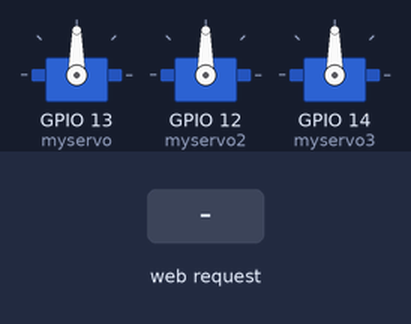
Bench run of a sketch on a simulated ESP32. Parts: 3 × servo. The test bench sets the inputs (shaded band). What the sketch prints to the serial monitor is not drawn.

Above: at 1.2 s.
1.3 s: HTTP request GET /1 received
4.3 s: HTTP request GET /2 received
At 5.5 s:
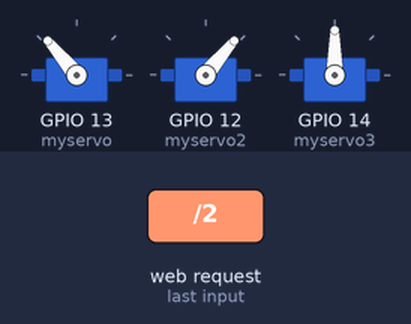
6.5 s: HTTP request GET /3 received
At 9.0 s:
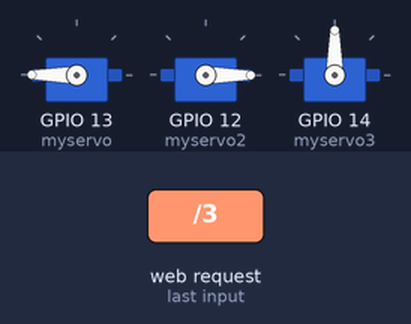
9.5 s: HTTP request GET /5 received
At 10.3 s:
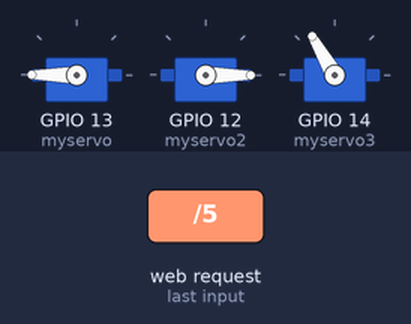
11.4 s: HTTP request GET /7 received
At 13.2 s:
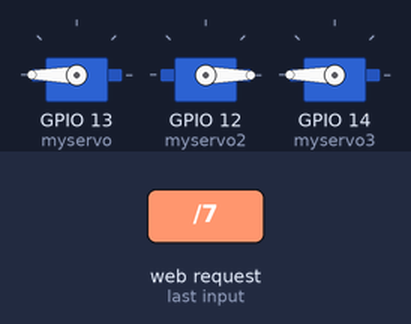
13.8 s: HTTP request GET /8 received
At 16.8 s:
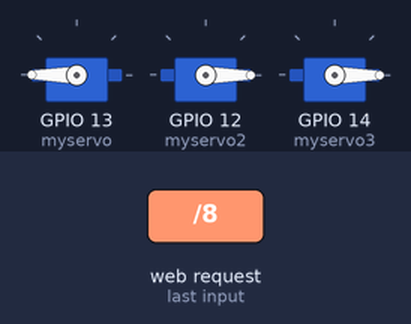
Timing chart, 0 to 17.8 s (numbered marks = the images above; inputs shaded):
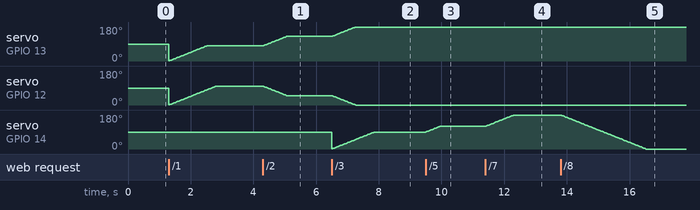

Measured:
- after the input at 4.3 s, servo on GPIO 13 (myservo): moves from 80° to 130° over 0.74 s, starting at once; servo on GPIO 12 (myservo2): moves from 100° to 50° over 0.74 s, starting at once
- after the input at 6.5 s, servo on GPIO 13 (myservo): moves from 130° to 180° over 0.76 s, starting at once; servo on GPIO 12 (myservo2): moves from 50° to 0° over 0.76 s, starting at once
- after the input at 9.5 s, servo on GPIO 14 (myservo3): moves from 90° to 120° over 0.44 s, starting at once
- after the input at 11.4 s, servo on GPIO 14 (myservo3): moves from 120° to 180° over 0.90 s, starting at once
- after the input at 13.8 s, servo on GPIO 14 (myservo3): moves from 180° to 0° over 2.7 s, starting at once

The sketch:

Trail_0deg.ino
```cpp
// Version 4 explanation
// This is the final version! :)
// Here you can check all the gestures and UI code - with it you can control the robot by buttons

#include <WiFi.h>
#include <WiFiClient.h>
#include <WebServer.h>
#include <ESP32Servo.h>

Servo myservo;
Servo myservo2;
Servo myservo3;


int pos = 0;
int pos2 = 0;
int pos3 = 0;
const char* ssid = "TRAY";
const char* password = "123456789";
String state = "off";
WebServer server(80);
int servoDelay = 14; // delay Time for servo movement in milliseconds
int targetPos = 0;
int targetPos2 = 0;
int targetPos3 = 0;
unsigned long lastServoMoveTime = 0;
const int motorSyncDelay = 80;

void setup(void) {
  Serial.begin(115200);

// Connect to Wi-Fi network with SSID and password
  Serial.print("Setting AP (Access Point)…");
  // Remove the password parameter, if you want the AP (Access Point) to be open
  WiFi.softAP(ssid, password);

  IPAddress IP = WiFi.softAPIP();
  Serial.print("AP IP address: ");
  Serial.println(IP);
  server.on("/", handleRoot);

// Original movement - starting from 0 degree
  targetPos = targetPos2 = targetPos3 = 0;

server.on("/1", []() { // Forward
    targetPos = 80;
    targetPos2 = 100;
    Serial.println("1");
    handleRoot();
});

  server.on("/2", []() { // Middle Linear
    targetPos = 130;
    targetPos2 = 50;
    Serial.println("2");
    handleRoot();
  });

  server.on("/3", []() { // Backwards
    targetPos = 190;
    targetPos2 = -10;
    targetPos3 = 90;
    Serial.println("3");
    handleRoot();
});

  server.on("/4", []() { // Left (Short)
    targetPos3 = 60;
    Serial.println("4");
    handleRoot();
  });

  server.on("/5", []() { // Right (Short)
    targetPos3 = 120;
    Serial.println("5");
    handleRoot();
  });

  server.on("/6", []() { // Middle spin
    targetPos3 = 90;
    Serial.println("6");
    handleRoot();
  });
    server.on("/7", []() { // Left (Long)
    targetPos3 = 180;
    Serial.println("7");
    handleRoot();
  });

  server.on("/8", []() { // Right (Long)
  targetPos3 = 0;
  Serial.println("8");
  handleRoot();
});

server.on("/9", []() { // Left & Forward (Short)
    targetPos = 100;
    targetPos2 = 80;
    targetPos3 = 60;
    Serial.println("9");
    handleRoot();
});

server.on("/10", []() { // Right & Forward (Short)
    targetPos = 80;
    targetPos2 = 100;
    targetPos3 = 120;
    Serial.println("10");
    handleRoot();
});

server.on("/11", []() { // Left & Forward (Long)
    targetPos = 100;
    targetPos2 = 80;
    targetPos3 = 180;
    Serial.println("11");
    handleRoot();
});

server.on("/12", []() { // Right & Forward (Long)
    targetPos = 80;
    targetPos2 = 100;
    targetPos3 = 0;
    Serial.println("12");
    handleRoot();
});

  server.onNotFound(handleNotFound);
    myservo.attach(13);
    myservo2.attach(12);
    myservo3.attach(14);


  server.begin();
  Serial.println("HTTP server started");
}

void loop(void) {
  server.handleClient();
  delay(2); // allow the cpu to switch to other tasks
  moveServo();
}

void handleRoot() {


// User interface - buttons

String htmlContent = "<!DOCTYPE html>\n";
htmlContent += "<html lang=\"en\">\n";
htmlContent += "<head>\n";
htmlContent += "    <meta charset=\"UTF-8\">\n";
htmlContent += "    <meta name=\"viewport\" content=\"width=device-width, initial-scale=1.0\">\n";
htmlContent += "    <title>TRAY</title>\n";
htmlContent += "    <style>\n";
htmlContent += "        body {\n";
htmlContent += "            display: flex;\n";
htmlContent += "            justify-content: center;\n";
htmlContent += "            align-items: center;\n";
htmlContent += "            height: 100vh;\n";
htmlContent += "            font-family: 'Times New Roman', serif;\n";
htmlContent += "            margin: 0;\n";
htmlContent += "            padding: 0;\n";
htmlContent += "            background-color: #C8C1C1;\n";
htmlContent += "        }\n";
htmlContent += "        .container {\n";
htmlContent += "            text-align: center;\n";
htmlContent += "        }\n";
htmlContent += "        h1 {\n";
htmlContent += "            font-size: 35px;\n"; // Increased from 48px to 72px
htmlContent += "            color: #2c3e50;\n";
htmlContent += "            margin-bottom: 30px;\n"; // Increased from 40px to 60px
htmlContent += "        }\n";
htmlContent += "        h2 {\n";
htmlContent += "            font-size: 20px;\n"; // Increased from 36px to 54px
htmlContent += "            color: #2c3e50;\n";
htmlContent += "            margin-bottom: 20px;\n"; // Increased from 30px to 45px
htmlContent += "        }\n";
htmlContent += "        button {\n";
htmlContent += "            font-size: 24px;\n"; // Increased from 24px to 36px
htmlContent += "            padding: 20px 40px;\n"; // Increased padding
htmlContent += "            margin: 20px;\n"; // Increased margin
htmlContent += "            cursor: pointer;\n";
htmlContent += "            border: 2px solid #2c3e50;\n";
htmlContent += "            border-radius: 10px;\n";
htmlContent += "            background-color: #ecf0f1;\n";
htmlContent += "            color: #2c3e50;\n";
htmlContent += "            transition: all 0.3s ease;\n";
htmlContent += "        }\n";
htmlContent += "        button:hover {\n";
htmlContent += "            background-color: #bdc3c7;\n";
htmlContent += "        }\n";
htmlContent += "        .button-group {\n";
htmlContent += "            margin-top: 30px;\n"; // Increased from 40px to 60px
htmlContent += "        }\n";
htmlContent += "        .button-group button.active {\n";
htmlContent += "            background-color: #2980b9;\n";
htmlContent += "            color: #ffffff;\n";
htmlContent += "            transform: scale(1.2);\n";
htmlContent += "        }\n";
htmlContent += "    </style>\n";
htmlContent += "</head>\n";
htmlContent += "<body>\n";
htmlContent += "    <div class=\"container\">\n";
htmlContent += "        <h1>ROBOTIC  TRAY</h1>\n";
htmlContent += "        <div class=\"button-group\">\n";
htmlContent += "            <button id=\"button1\" onclick=\"toggleButton(this, 1)\">Forward</button>\n";
htmlContent += "            <button id=\"button2\" onclick=\"toggleButton(this, 2)\">Middle Linear</button>\n";
htmlContent += "            <button id=\"button3\" onclick=\"toggleButton(this, 3)\">Backwards</button>\n";
htmlContent += "        </div>\n";
htmlContent += "        <div class=\"button-group\">\n";
htmlContent += "            <button id=\"button4\" onclick=\"toggleButton(this, 4)\">Left (Short)</button>\n";
htmlContent += "            <button id=\"button5\" onclick=\"toggleButton(this, 5)\">Right (Short)</button>\n";
htmlContent += "        </div>\n";
htmlContent += "        <div class=\"button-group\">\n";
htmlContent += "            <button id=\"button6\" onclick=\"toggleButton(this, 6)\">Middle Spin</button>\n";
htmlContent += "        </div>\n";
htmlContent += "        <div class=\"button-group\">\n";
htmlContent += "            <button id=\"button7\" onclick=\"toggleButton(this, 7)\">Left (Long)</button>\n";
htmlContent += "            <button id=\"button8\" onclick=\"toggleButton(this, 8)\">Right (Long)</button>\n";
htmlContent += "        </div>\n";
htmlContent += "        <div class=\"button-group\">\n";
htmlContent += "            <button id=\"button9\" onclick=\"toggleButton(this, 9)\">Left & Forward (Short)</button>\n";
htmlContent += "            <button id=\"button10\" onclick=\"toggleButton(this, 10)\">Right & Forward (Short)</button>\n";
htmlContent += "            <button id=\"button11\" onclick=\"toggleButton(this, 11)\">Left & Forward (Long)</button>\n";
htmlContent += "            <button id=\"button12\" onclick=\"toggleButton(this, 12)\">Right & Forward (Long)</button>\n";
htmlContent += "        </div>\n";
htmlContent += "    </div>\n";
htmlContent += "    <script>\n";
htmlContent += "        function toggleButton(button, id) {\n";
htmlContent += "            var buttons = document.querySelectorAll('.button-group button');\n";
htmlContent += "            buttons.forEach(function(btn) {\n";
htmlContent += "                btn.classList.remove('active');\n";
htmlContent += "            });\n";
htmlContent += "            button.classList.add('active');\n";
htmlContent += "            console.log(id);\n";
htmlContent += "            window.location.href = `/${id}`;\n";
htmlContent += "        }\n";
htmlContent += "    </script>\n";
htmlContent += "</body>\n";
htmlContent += "</html>";


server.send(200, "text/html", htmlContent);
}

void handleNotFound() {
  String message = "File Not Found\n\n";
  message += "URI: ";
  message += server.uri();
  message += "\nMethod: ";
  message += (server.method() == HTTP_GET) ? "GET" : "POST";
  message += "\nArguments: ";
  message += server.args();
  message += "\n";
  for (uint8_t i = 0; i < server.args(); i++) {
    message += " " + server.argName(i) + ": " + server.arg(i) + "\n";
  }
  server.send(404, "text/plain", message);
}


void moveServo() {
  // Check if it's time to move the servos again
  if ((millis() - lastServoMoveTime >= servoDelay) &&
      (pos != targetPos || pos2 != targetPos2 || pos3 != targetPos3)) {

    lastServoMoveTime = millis(); // Update the last time the servo moved

    // Move the first servo towards the target position
    if (pos != targetPos) {
      if (pos > targetPos) {
        pos = pos - 1;
      } else {
        pos = pos + 1;
      }
      myservo.write(pos);
    }

    // Move the second servo towards the target position
    if (pos2 != targetPos2) {
      if (pos2 > targetPos2) {
        pos2 = pos2 - 1;
      } else {
        pos2 = pos2 + 1;
      }
      myservo2.write(pos2);
    }

    // Move the third servo towards the target position
    if (pos3 != targetPos3) {
      if (pos3 > targetPos3) {
        pos3 = pos3 - 1;
      } else {
        pos3 = pos3 + 1;
      }
      myservo3.write(pos3);
    }
  }
}
```
